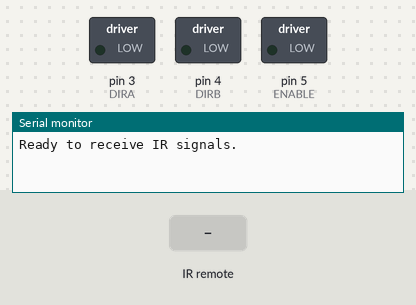
This program was run on a simulated Arduino Uno, built with avr-gcc and run on an emulated ATmega328P. On the bench: switched loads named in the program (green lamp = pin HIGH), the last lines printed to the serial monitor. The test bench sets the inputs (shaded band).

Above: at 2.8 s.
2.9 s: infrared code 0x18 received
At 4.2 s:
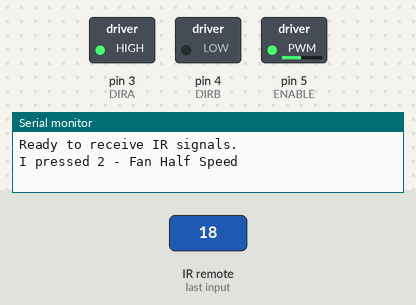
4.5 s: infrared code 0x5E received
At 6.0 s:
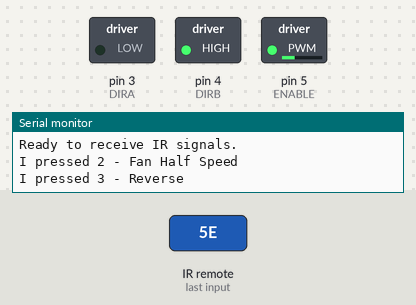
6.5 s: infrared code 0xC received
At 7.5 s:
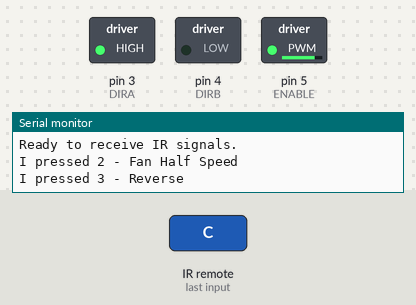
8.5 s: infrared code 0x45 received
At 10.2 s:
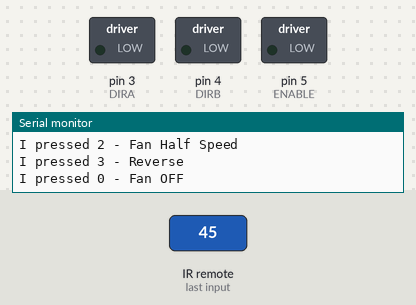
Timing chart, 0 to 11.5 s (numbered marks = the images above; inputs shaded):
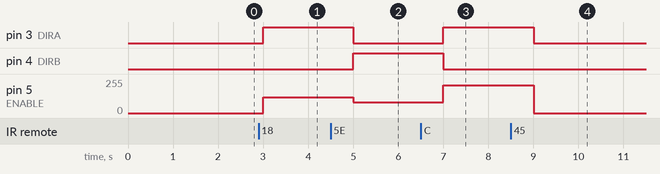

Measured:
- after the input at 2.9 s, pin 3 (DIRA): LOW → HIGH after 0.10 s; pin 5 (ENABLE): 0/255 → 120/255 after 0.10 s
- after the input at 4.5 s, pin 3 (DIRA): HIGH → LOW after 0.50 s; pin 4 (DIRB): LOW → HIGH after 0.50 s; pin 5 (ENABLE): 120/255 → 80/255 after 0.50 s
- after the input at 6.5 s, pin 3 (DIRA): LOW → HIGH after 0.50 s; pin 4 (DIRB): HIGH → LOW after 0.50 s; pin 5 (ENABLE): 80/255 → 208/255 after 0.50 s
- after the input at 8.5 s, pin 3 (DIRA): HIGH → LOW after 0.50 s; pin 5 (ENABLE): 208/255 → 0/255 after 0.50 s

The program:

main.cpp
```cpp
/*************************
Running a DC motor using
the L293D chip with an IR
Receiver
*************************/

#include <IRremote.h>
#include "dc_motor_control.hpp"

const int REMOTE_RECV_PIN = 11;
IRrecv irrecv_remote(REMOTE_RECV_PIN);

const unsigned long eventInterval = 1000;
unsigned long previousTime = 0;

void setup() {
  pinMode(ENABLE,OUTPUT);
  pinMode(DIRA,OUTPUT);
  pinMode(DIRB,OUTPUT);
  Serial.begin(115200);
  irrecv_remote.enableIRIn(); // Start the IR receiver
  Serial.println("Ready to receive IR signals.");
}

void loop() {
  unsigned long currentTime = millis();
  if ( currentTime - previousTime >= eventInterval ) {
    if (irrecv_remote.decode()) {
    switch (irrecv_remote.decodedIRData.command) {
      case 69: // Power button
        turnOffMotor();
        break;

      case 12: // Button 1
        turnOnMotorAndSetSpeed(720);
        break;

      case 24: // Button 2
        Serial.println("I pressed 2 - Fan Half Speed");
        turnOnMotorAndSetSpeed(120);
        break;

      case 94: // Button 3
        reverseMotorAndSetSpeed(80);
        break;

      default:
        Serial.println("Unknown command: " + irrecv_remote.decodedIRData.command);
        Serial.println(irrecv_remote.decodedIRData.command);
        break;
    }

    irrecv_remote.resume(); // Prepare for the next signal
    }
  previousTime = currentTime;
  }
}
```

dc_motor_control.cpp
```cpp
#include "dc_motor_control.hpp"

void turnOnMotorAndSetSpeed(int number) {
  digitalWrite(ENABLE, HIGH); // enable on
  digitalWrite(DIRA, HIGH); // turn on for direction A
  digitalWrite(DIRB, LOW); // turn off for direction B
  analogWrite(ENABLE, number); // higher value means more speed
}

void reverseMotorAndSetSpeed(int number) {
    Serial.println("I pressed 3 - Reverse");
    digitalWrite(ENABLE, HIGH);
    digitalWrite(DIRA,LOW);  // disable direction A
    digitalWrite(DIRB,HIGH); // enable direction B
    analogWrite(ENABLE, number);  // higher value means more speed
}

void turnOffMotor() {
    Serial.println("I pressed 0 - Fan OFF");
    digitalWrite(ENABLE,LOW); // turn off
    digitalWrite(DIRA,LOW);
    digitalWrite(DIRB,LOW);
    analogWrite(ENABLE,0);
}
```

dc_motor_control.hpp
```cpp
#ifndef DC_MOTOR_CONTROL_HPP
#define DC_MOTOR_CONTROL_HPP
#include "Arduino.h"

#define DIRA 3 // Direction A assigned to pin 3
#define DIRB 4 // Direction B assigned to pin 4
#define ENABLE 5 // Pin for the DC motor assigned to 5

void turnOnMotorAndSetSpeed(int number);
void reverseMotorAndSetSpeed(int number);
void turnOffMotor();

#endif
```
